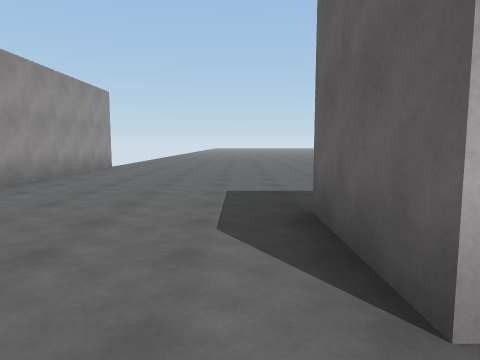
view 1 (above)

17 first-person views from a walk through a scene from a Unity 3-D project. The camera is 1.5 m above the floor, tilts 6° down and sees 70° across. The floor is counted in squares, 2 m on a side. Each view is taken from the middle of a square. On the plan, view 1 faces up. The plan holds only what a view shows up to about 11 squares ahead; the rest is blank. The place goes on beyond the plan. The player character is not drawn.

view 2
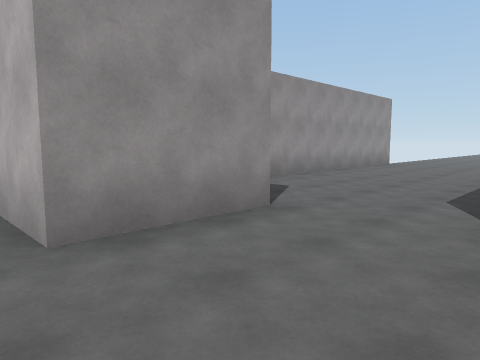

view 3
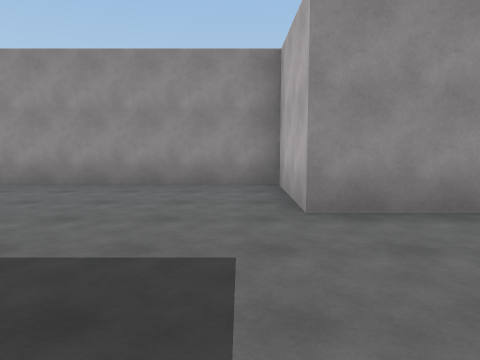

view 4
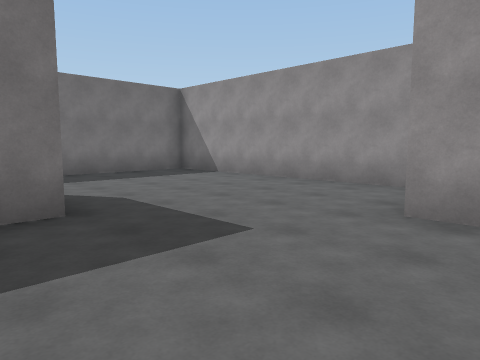

view 5
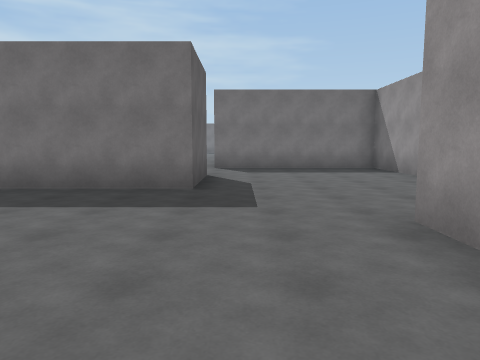

view 6
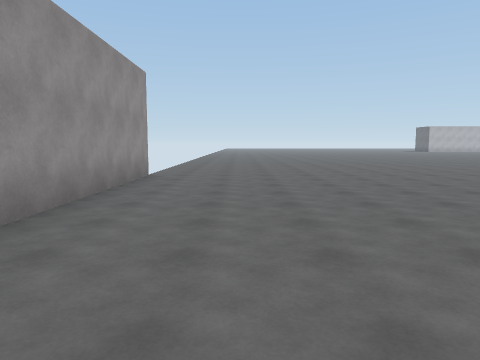

view 7
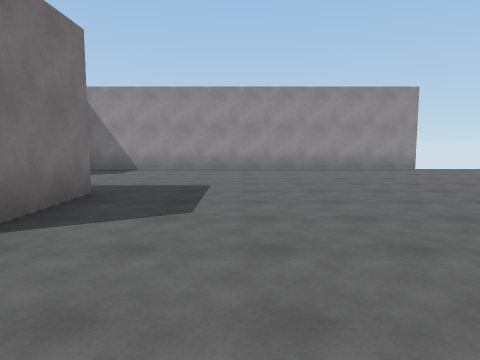

view 8
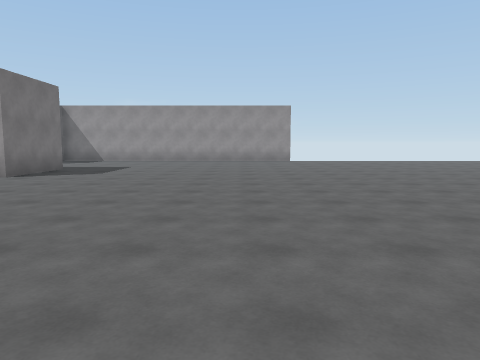

view 9
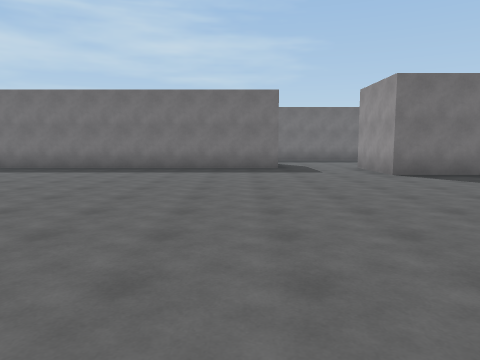

view 10
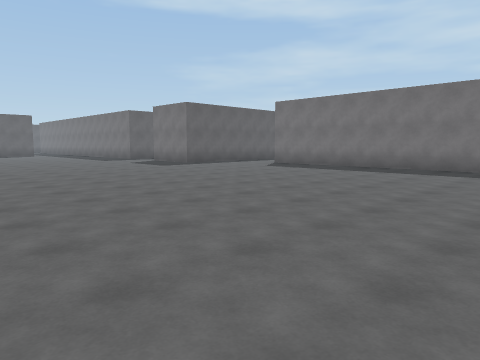

view 11
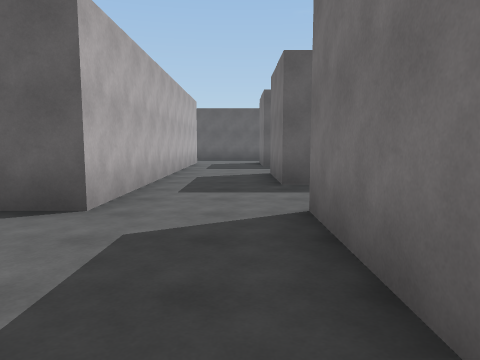

view 12
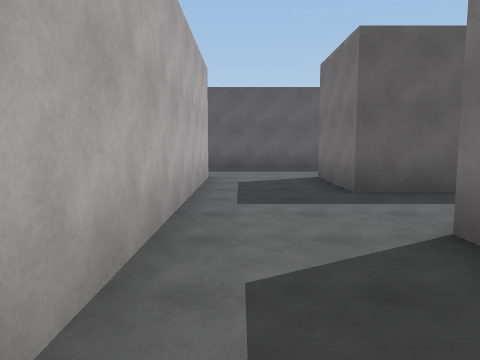

view 13
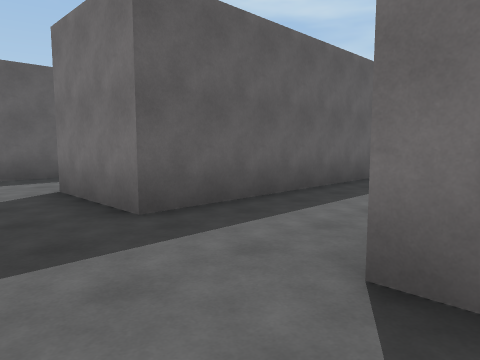

view 14
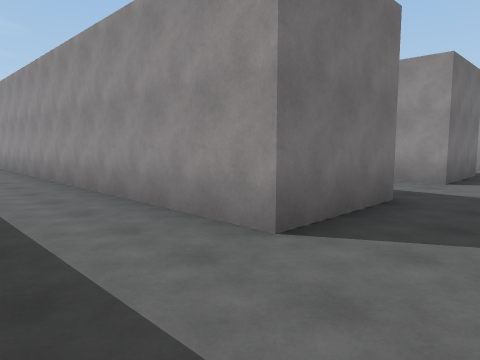

view 15
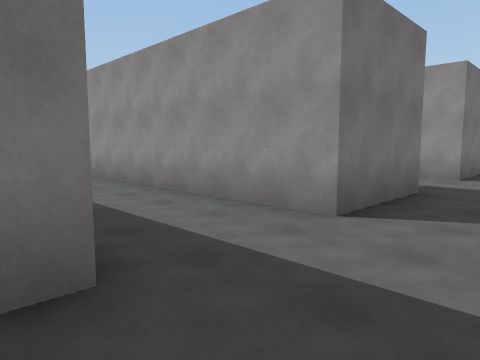

view 16
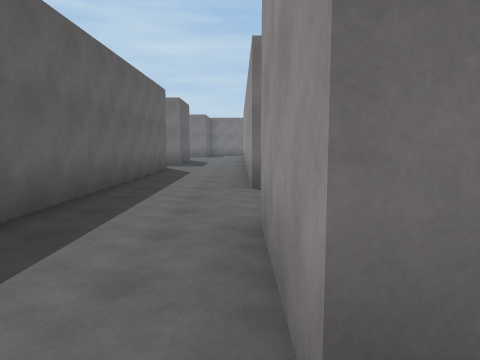

view 17
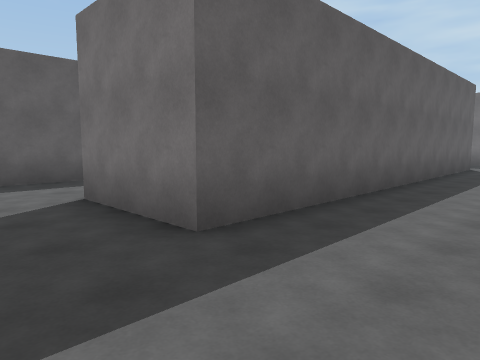

### Floor plan
Points are (right, up) in squares from view 1. A wall is a line through its corners. A room is listed if a view was taken in it or the views show most of it. See-through windows are left out.
Room 1 (views 1, 2, 3, 4, 11, 12, 13, 14, 15, 16, 17)
walls: (5.6, -6.3) (0.8, -6.3) (0.8, -3.8) (4.1, -3.8); (3.3, -9.4) (3.3, -8.8) (5.8, -8.8); (8.3, -8.8) (10.8, -8.8) (10.8, -13.5); (10.4, -3.8) (10.8, -3.8) (10.8, -6.3) (8.6, -6.3); (-1.7, 1.2) (-1.7, -1.3) (-4.2, -1.3) (-4.2, -8.8) (0.8, -8.8) (0.8, -9.6); (13.3, -13.5) (13.3, -3.8)
ways out: opening at (-0.5, 1.5) to room 2; opening at (4.5, 1) to room 2; opening at (14.5, -2.5) to room 2; opening at (4.5, -7.5); opening at (9.5, -7.5)
Room 2 (views 5, 6, 7, 8, 9, 10)
walls: (13.3, -3.8) (15.9, -3.8); (18.3, -4.8) (18.3, -3.2); (5.8, 1.2) (14.6, 1.2); (0.8, 1.1) (0.8, 3.7) (3.3, 3.7) (3.3, 1.1); (-4.2, 11.2) (-4.2, 1.5)
ways out: opening at (-0.5, 1.5) to room 1; opening at (4.5, 1) to room 1; opening at (14.5, -2.5) to room 1

Where each view was taken, in squares from view 1:
view 1: 0 up, 0 right, facing up
view 2: 2 down, 1 right, facing up-left
view 3: 2 down, 2 right, facing left
view 4: 0 up, 2 right, facing down-left
view 5: 2 up, 0 right, facing down
view 6: 3 up, 2 left, facing up
view 7: 6 up, 6 right, facing left
view 8: 9 up, 11 right, facing left
view 9: 12 up, 7 right, facing down
view 10: 12 up, 7 right, facing down-right
view 11: 8 down, 3 left, facing right
view 12: 7 down, 3 right, facing right
view 13: 7 down, 5 right, facing down-right
view 14: 7 down, 13 right, facing down-left
view 15: 7 down, 9 right, facing down-left
view 16: 3 down, 11 right, facing down
view 17: 2 down, 11 right, facing down-right
